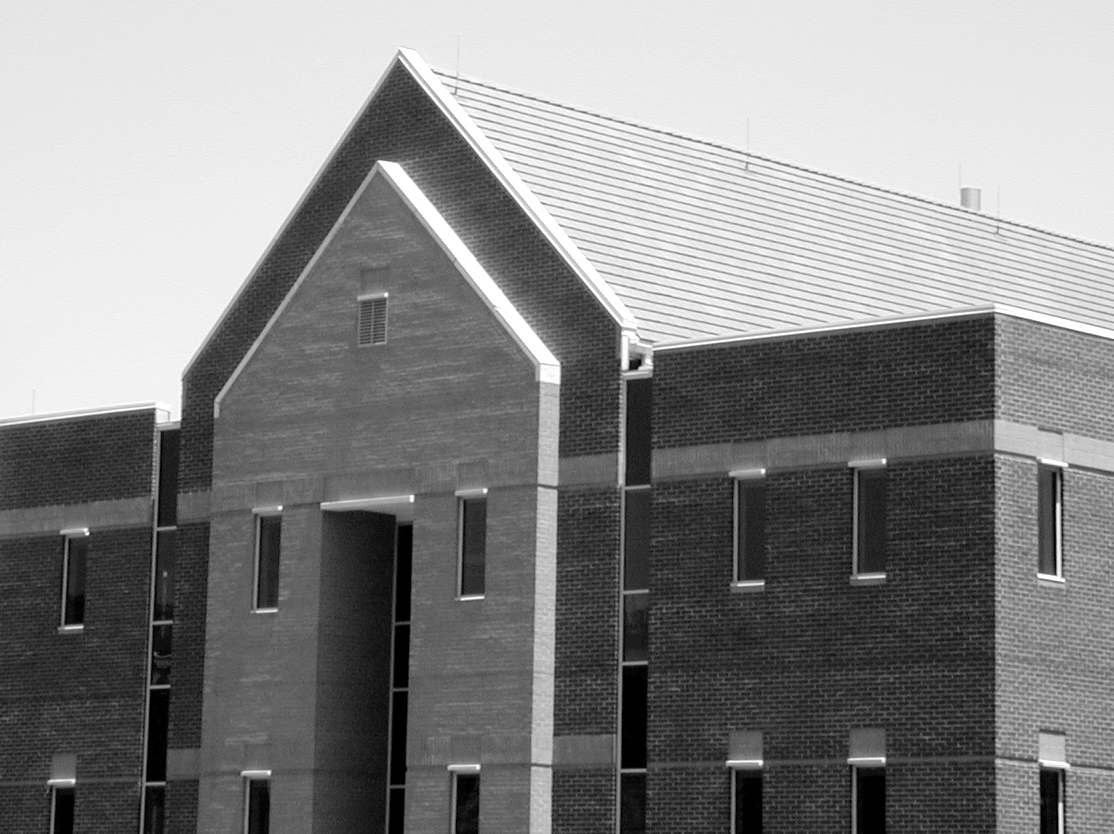
#> input picture chapter10-Image Segmentation/images/Fig1025(a)(building_original).tif, 1114 x 834 px, found by its file name
$ python '1_Canny from scratch.py'   (older library calls are emulated)
#> lines starting #> are read from the running program, lines starting #| are printed output that depends on the picture; after the words box and inside, x2 and y2 are one past the last pixel; in counts of white or black regions, pixels touching at a corner belong together
import numpy as np
import cv2
import matplotlib.pyplot as plt

img = cv2.imread('chapter10-Image Segmentation/images/Fig1025(a)(building_original).tif',0)
#> img is the input picture: shape (834, 1114); min 0, max 255, mean 133.3

def Canny(img,sigma,ksize,tl,th):
    # 1 smooth image with a Guassian filter
#> called with sigma = 4, ksize = 25, tl = 0.04, th = 0.15
    smoothed_img = cv2.GaussianBlur(img,(ksize,ksize),sigma)

    # 2 compute gradient magnitude and angle images
    gx = cv2.Sobel(smoothed_img,cv2.CV_32F,0,1,ksize=3)
    gy = cv2.Sobel(smoothed_img,cv2.CV_32F,1,0,ksize=3)
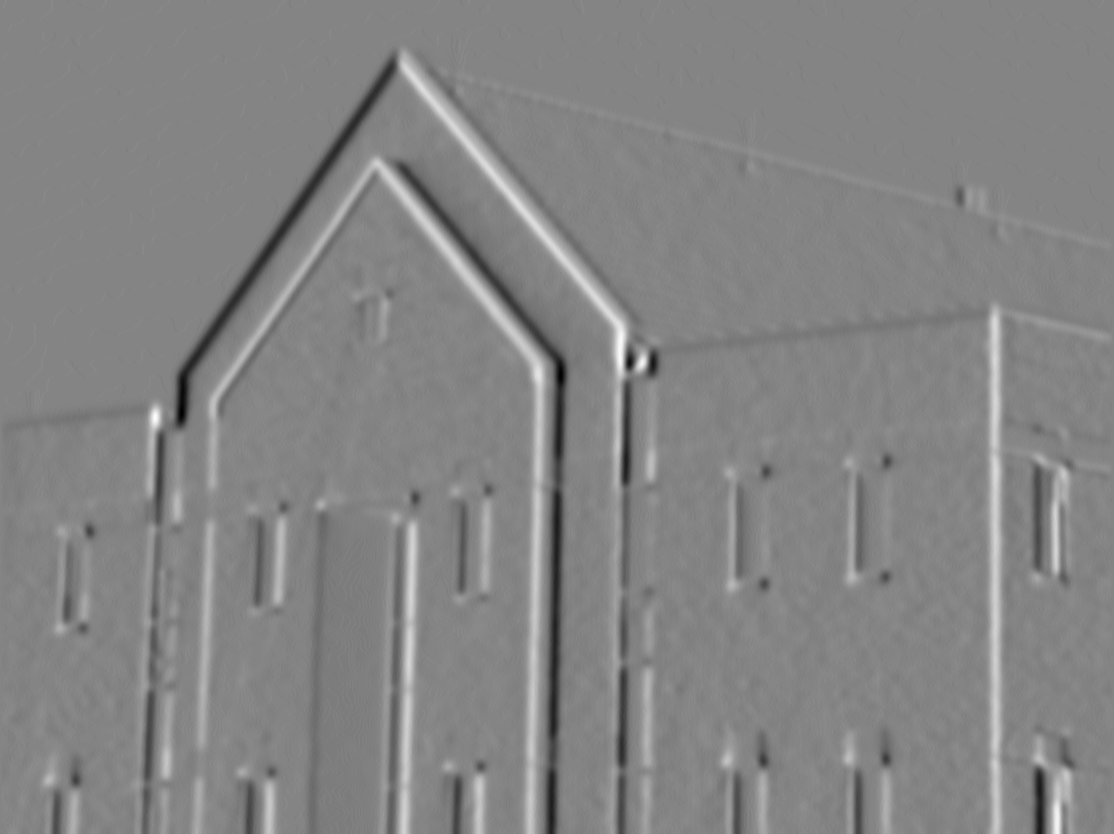
#> gy: shape (834, 1114) float32; min -136, max 126, mean 0.2; drawn with min black and max white
    angle = np.arctan2(gy,gx) * 180./np.pi  # it's in range (-180,180)
    angle[angle<0] += 180  # now it's in range (0,180)
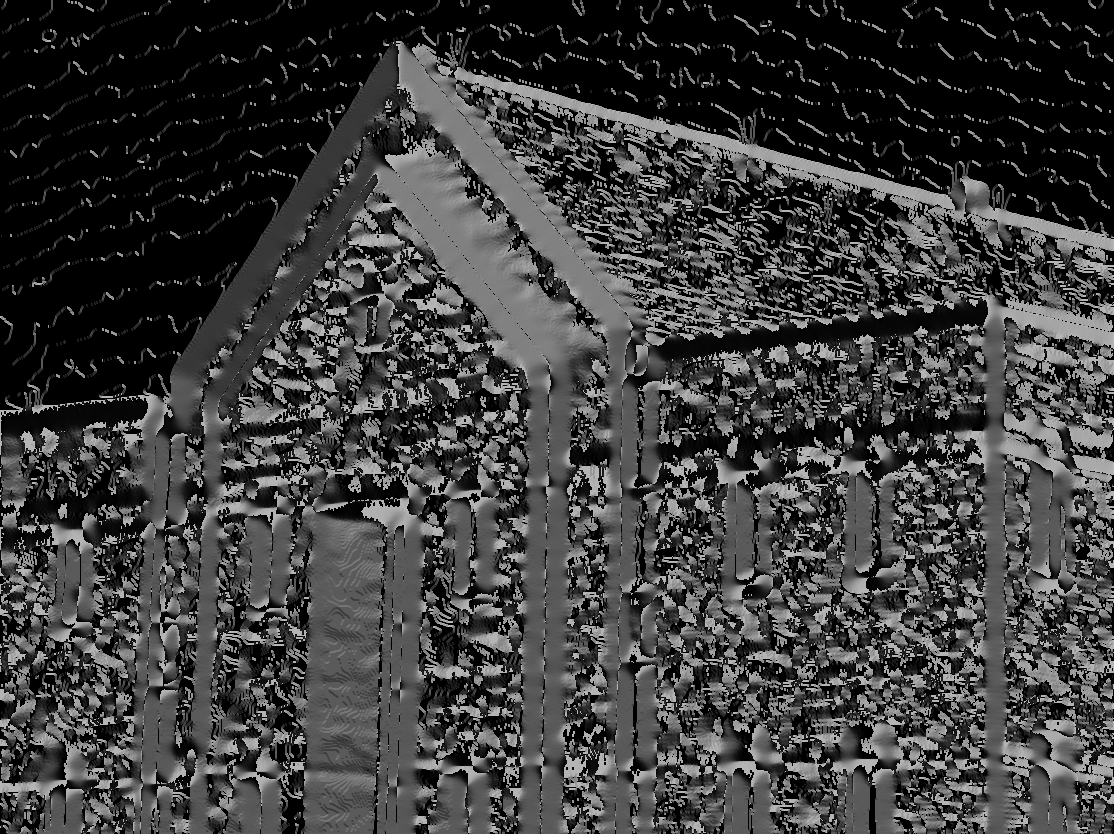
#> angle: shape (834, 1114) float32; min 0, max 180, mean 61.8
    M = np.sqrt(gx**2+gy**2)

    # 3 apply nonmaxima suppression
    m,n = img.shape
#> m = 834; n = 1114
    thinner_M = np.zeros_like(M)
    for i in range(1,m-1):
        for j in range(1,n-1):
            teta = angle[i,j]
            if (157.5<=teta or teta<22.5) and M[i-1,j]<=M[i,j] and M[i+1,j]<=M[i,j] : # 0 angle
                thinner_M[i,j] = M[i,j]
            elif 22.5<=teta<67.5 and M[i+1,j+1]<=M[i,j] and M[i-1,j-1]<=M[i,j] : # 45
                thinner_M[i,j] = M[i,j]
            elif 67.5<=teta<112.5 and M[i,j-1]<=M[i,j] and M[i,j+1]<=M[i,j] : # 90
                thinner_M[i,j] = M[i,j]
            elif 112.5<=teta<157.5 and M[i-1,j+1]<=M[i,j] and M[i+1,j-1]<=M[i,j] : #180
                thinner_M[i,j] = M[i,j]
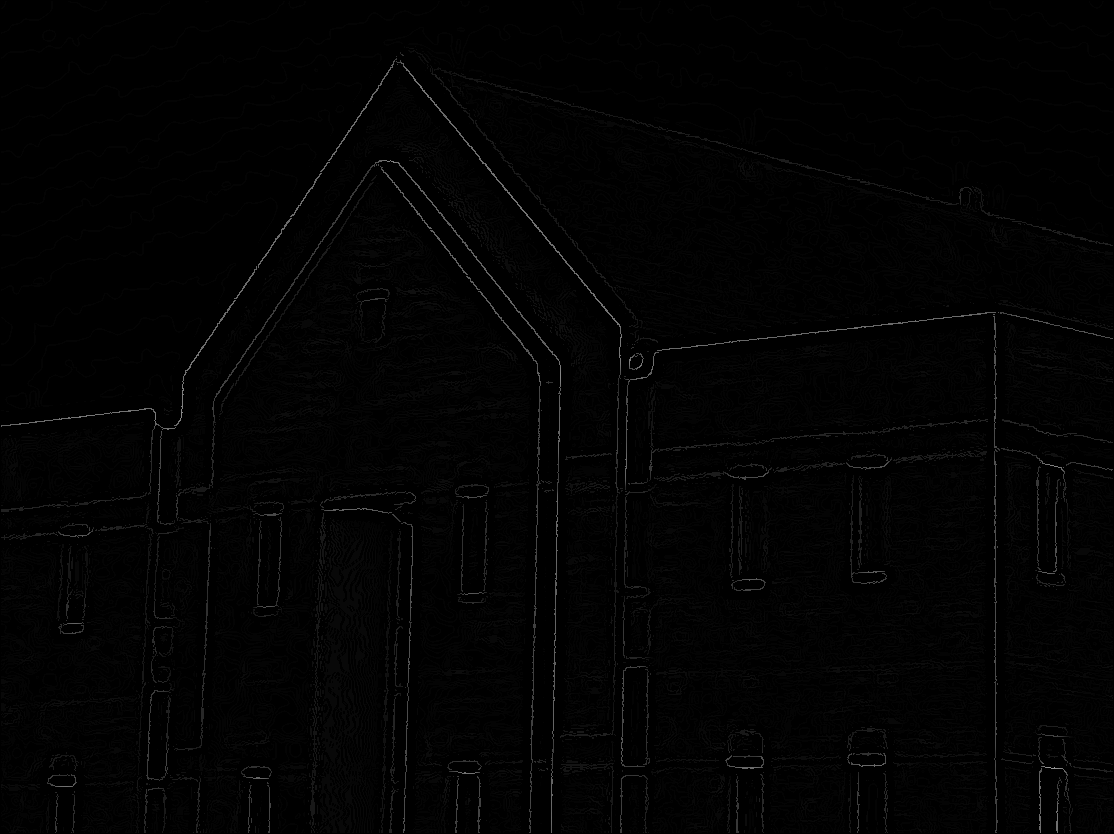
#> thinner_M: shape (834, 1114) float32; min 0, max 152.2, mean 2.4

    # 4 thresholding
    Tl = thinner_M.max() * tl
#> Tl = 6.09
    Th = thinner_M.max() * th
#> Th = 22.83
    thinner_M[thinner_M<Tl] = 0
#> thinner_M: shape (834, 1114) float32; 15.76% of pixels changed, all inside (x1, y1, x2, y2) = (1, 1, 1113, 833)
    thinner_M[thinner_M>=Th] = 255
#> thinner_M: shape (834, 1114) float32; min 0, max 255, mean 5.8
    for i in range(1,m-1):
        for j in range(1,n-1):
            ker = thinner_M[i-1:i+2,j-1:j+2]
            if (ker>Th).any() and thinner_M[i,j]!=0 :
                thinner_M[i,j] = 255
            else:
                thinner_M[i,j] = 0
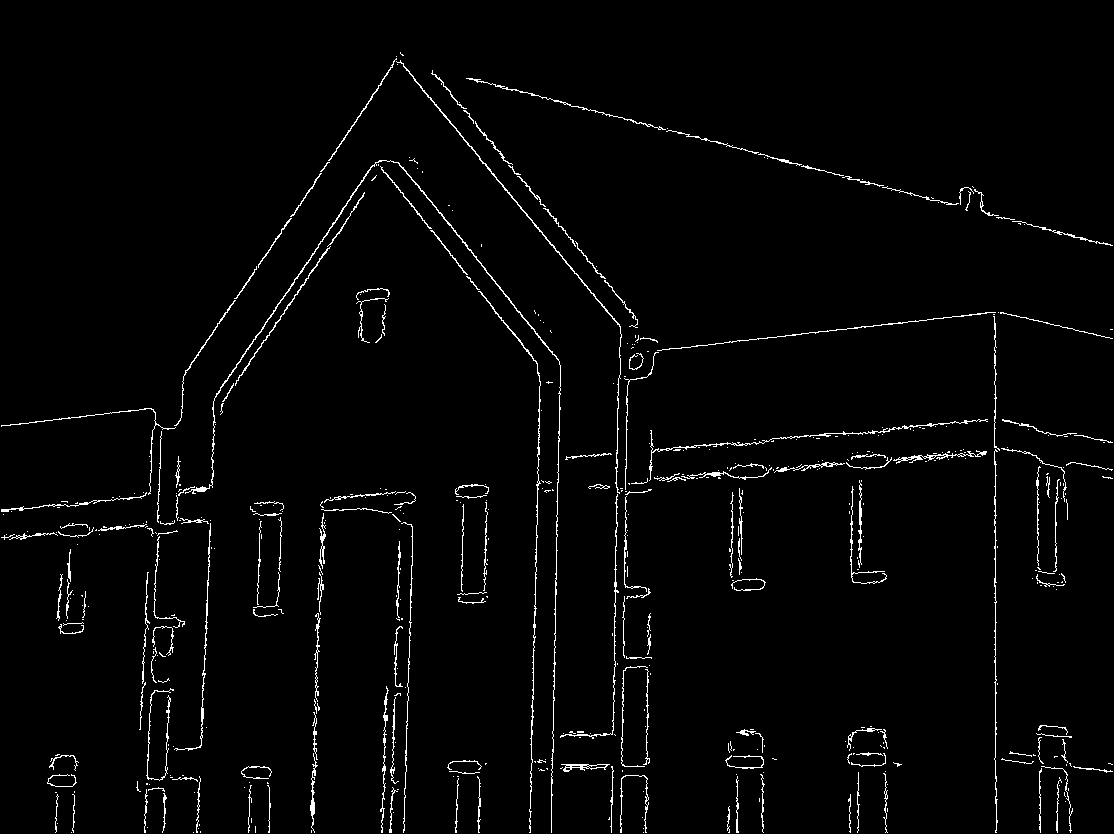
#> thinner_M: shape (834, 1114) float32; 2.3% white in thin lines or dots

    return thinner_M

out1 = Canny(img,4,25,0.04,0.15)
plt.imshow(out1,cmap='gray')
plt.show()
